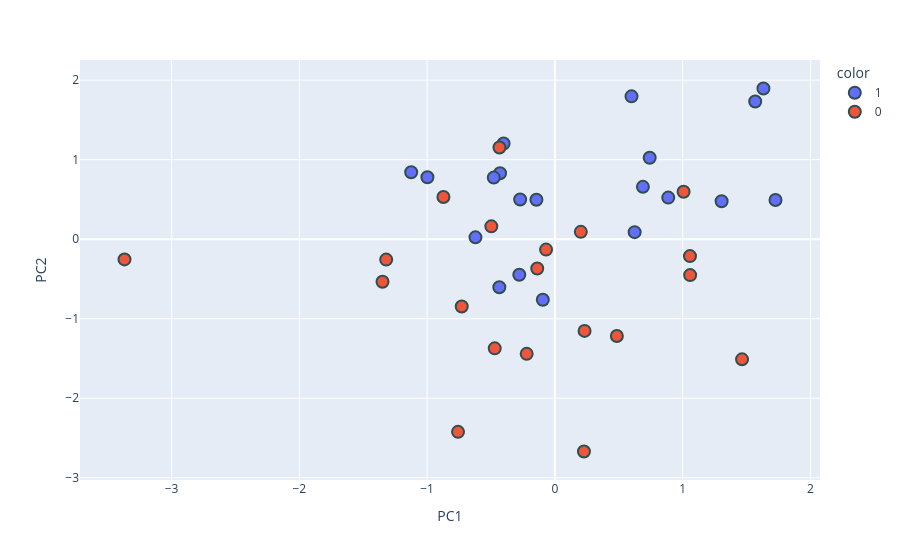

Source (notebook cell):
### Code cell
fig = px.scatter(new_df, x=new_df['PC1'], y=new_df['PC2'],
              color=new_df['target'].astype('str'))
fig.update_traces(marker=dict(size=12,
                              line=dict(width=2,
                                        color='DarkSlateGrey')),
                  selector=dict(mode='markers'))
fig.show()

### Figure 1 — Plotly figure (JSON) as saved in the notebook; plotly's stock layout.template omitted (floating-point values rounded to 4 significant figures)
{"data": [{"hovertemplate": "color=1<br>PC1=%{x}<br>PC2=%{y}<extra></extra>", "legendgroup": "1", "marker": {"color": "#636efa", "symbol": "circle", "line": {"color": "DarkSlateGrey", "width": 2}, "size": 12}, "mode": "markers", "name": "1", "orientation": "v", "showlegend": true, "x": [-0.4294, -1.125, 0.5994, -0.09456, -0.4015, 0.8867, 1.632, -0.2787, 0.6886, -0.9974, -0.4348, -0.6216, 1.567, 0.624, -0.2719, -0.4784, 0.7417, -0.1446, 1.726, 1.305], "xaxis": "x", "y": [0.8293, 0.8422, 1.796, -0.7616, 1.203, 0.5227, 1.895, -0.4476, 0.6581, 0.7789, -0.6038, 0.02311, 1.731, 0.08837, 0.4982, 0.7744, 1.024, 0.4949, 0.4925, 0.4766], "yaxis": "y", "type": "scatter"}, {"hovertemplate": "color=0<br>PC1=%{x}<br>PC2=%{y}<extra></extra>", "legendgroup": "0", "marker": {"color": "#EF553B", "symbol": "circle", "line": {"color": "DarkSlateGrey", "width": 2}, "size": 12}, "mode": "markers", "name": "0", "orientation": "v", "showlegend": true, "x": [0.2321, 0.4848, -3.368, -0.2208, -1.349, -0.06918, -0.1383, -0.7579, 1.464, -1.32, -0.729, -0.4708, -0.4337, 0.2273, 1.057, -0.4975, 1.007, 1.058, 0.2028, -0.8722], "xaxis": "x", "y": [-1.153, -1.218, -0.2546, -1.442, -0.5361, -0.131, -0.3684, -2.423, -1.511, -0.257, -0.8465, -1.373, 1.153, -2.67, -0.2127, 0.1614, 0.596, -0.452, 0.09181, 0.5307], "yaxis": "y", "type": "scatter"}], "layout": {"xaxis": {"anchor": "y", "domain": [0.0, 1.0], "title": {"text": "PC1"}}, "yaxis": {"anchor": "x", "domain": [0.0, 1.0], "title": {"text": "PC2"}}, "legend": {"title": {"text": "color"}, "tracegroupgap": 0}, "margin": {"t": 60}}}
